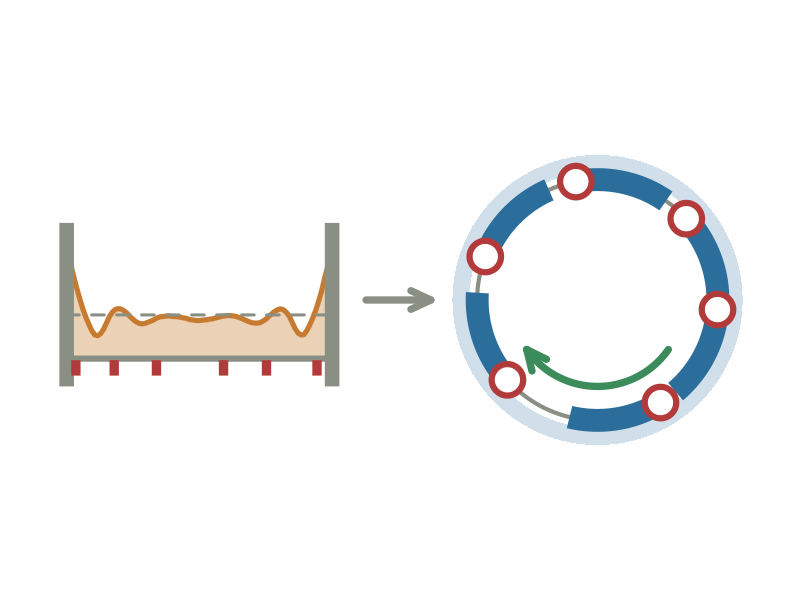

R code for this plot:
# Generates cover.png, the title image of this post.
# Run from this folder: Rscript _cover.R
# (Leading underscore keeps Quarto from treating this file as a page.)

set.seed(11)
BLUE <- "#2C6E9B"; ORANGE <- "#C77B30"; GREY <- "#8A8F84"; GREEN <- "#3B8B5B"; RED <- "#B33A3A"
W <- 720; n <- 6; G <- 90; S <- W - n*G
seq_off <- function() sort(runif(n) * (W - (n-1)*G)) + (seq_len(n)-1)*G
x <- as.vector(replicate(40000, seq_off()))
h <- hist(x, breaks = seq(0, W, by = 8), plot = FALSE)
dens <- stats::filter(h$counts / mean(h$counts), rep(1/5, 5), circular = FALSE)
dens[is.na(dens)] <- (h$counts / mean(h$counts))[is.na(dens)]
mids <- h$mids

png("cover.png", width = 2400, height = 1260, res = 200, bg = "transparent")
par(mar = c(0, 0, 0, 0))
plot(NA, xlim = c(0, 24), ylim = c(0, 12.6), asp = 1, axes = FALSE, xlab = "", ylab = "")

# --- left: the day as a line between walls ---
x0 <- 1.2; x1 <- 9.8; yb <- 4.4
sx <- function(t) x0 + (x1 - x0) * t / W
dy <- 3.6 / max(dens)
polygon(c(sx(mids[1]), sx(mids), sx(tail(mids, 1))), c(yb, yb + dy * dens, yb),
        col = adjustcolor(ORANGE, 0.35), border = NA)
lines(sx(mids), yb + dy * dens, col = ORANGE, lwd = 5)
segments(x0, yb + dy * 1, x1, yb + dy * 1, col = GREY, lwd = 3, lty = 2)
segments(x0, yb, x1, yb, col = GREY, lwd = 6)
segments(c(x0, x1), yb - 0.9, c(x0, x1), yb + 4.4, col = GREY, lwd = 14, lend = 1)
d <- seq_off(); d <- pmin(pmax(d, 25), W - 25)
segments(sx(d), yb - 0.55, sx(d), yb - 0.05, col = RED, lwd = 9, lend = 1)

# --- middle: wrap arrow ---
arrows(10.9, 6.3, 13.0, 6.3, length = 0.22, lwd = 7, col = GREY, angle = 25)

# --- right: the circle ---
cx <- 18.4; cy <- 6.3; R <- 3.9
ang <- function(t) pi/2 - 2*pi*t/W
arc <- function(t1, t2, r, ...) { tt <- seq(t1, t2, length.out = 200)
  lines(cx + r*cos(ang(tt)), cy + r*sin(ang(tt)), ...) }
# flat density ring
tt <- seq(0, W, length.out = 400)
polygon(c(cx + (R+0.25)*cos(ang(tt)), rev(cx + (R+0.25+0.55)*cos(ang(tt)))),
        c(cy + (R+0.25)*sin(ang(tt)), rev(cy + (R+0.25+0.55)*sin(ang(tt)))),
        col = adjustcolor(BLUE, 0.22), border = NA)
arc(0, W, R, col = GREY, lwd = 4)
s <- G + diff(c(0, sort(runif(n - 1)), 1)) * S
phase <- 95
cum <- cumsum(c(0, s[-n]))
for (k in seq_len(n)) {
  a <- phase + cum[k]
  arc(a, a + G, R, col = BLUE, lwd = 22, lend = 1)
}
p <- phase + cum
points(cx + R*cos(ang(p)), cy + R*sin(ang(p)), pch = 21, bg = "white", col = RED, lwd = 6, cex = 4.2)
# rotation arrow inside
tt <- seq(250, 470, length.out = 100); r2 <- R - 1.1
lines(cx + r2*cos(ang(tt)), cy + r2*sin(ang(tt)), col = GREEN, lwd = 7)
arrows(cx + r2*cos(ang(455)), cy + r2*sin(ang(455)), cx + r2*cos(ang(470)), cy + r2*sin(ang(470)),
       length = 0.22, lwd = 7, col = GREEN, angle = 25)
dev.off()
